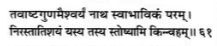
#> input picture scripts/example.png, 217 x 46 px
$ python -i bbtest.py   (imports and definitions only)
#> lines starting #> are read from the running program, lines starting #| are printed output that depends on the picture; after the words box and inside, x2 and y2 are one past the last pixel; in counts of white or black regions, pixels touching at a corner belong together
import pytesseract
from PIL import Image
import cv2 as cv

def preProcess(imagePath):
#> called with imagePath = 'example.png'
    image = cv.imread(imagePath)
#> image is the input picture: shape (46, 217, 3); min 6, max 255, mean 217
    if image is None:
        raise ValueError(f"Error: Image at path {imagePath} could not be loaded.")

    gray = cv.cvtColor(image, cv.COLOR_BGR2GRAY)
    _, binary = cv.threshold(gray, 127, 255, cv.THRESH_BINARY | cv.THRESH_OTSU)
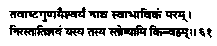
#> binary: shape (46, 217); 79.5% white; black in thin lines or dots, all inside (x1, y1, x2, y2) = (9, 7, 212, 39)

    return binary, image

def extractText(imagePath):
    binary, original_image = preProcess(imagePath)
    contours, _ = cv.findContours(binary, cv.RETR_EXTERNAL, cv.CHAIN_APPROX_SIMPLE)
#> contours = [[[0, 0], [0, 45], [216, 45], [216, 0]]]
    extracted_text = []

    for contour in contours:
        x, y, w, h = cv.boundingRect(contour)
        if w > 5 and h > 5:
            roi = original_image[y:y + h, x:x + w]
            pil_image = Image.fromarray(cv.cvtColor(roi, cv.COLOR_BGR2RGB))
            custom_config = r'--psm 3'
            text = pytesseract.image_to_string(pil_image, lang='san', config=custom_config)
            extracted_text.append((text.strip(), (x, y, w, h)))
            cv.rectangle(original_image, (x, y), (x + w, y + h), (0, 255, 0), 2)
#> this loop made 1 pass
#> (contour, x, y, w, h, custom_config) on pass 1: ([[0, 0], [0, 45], [216, 45], [216, 0]], 0, 0, 217, 46, '--psm 3')
#> after the loop, extracted_text = []

    cv.imwrite('book.png', original_image)
    return extracted_text

def main(imagePath, outputFileName):
    try:
        extracted_text = extractText(imagePath)
    except ValueError as e:
        print(e)
        return

    try:
        with open(outputFileName, 'w') as file:
            for text, bbox in extracted_text:
                file.write(f"{text}")
        print(f"Text successfully written to {outputFileName}.")
    except IOError as e:
        print(f"Error writing to file: {e}")


# [2 lines not run here, left out]

#> (the run stopped early here; a loop or call above may not have finished)
